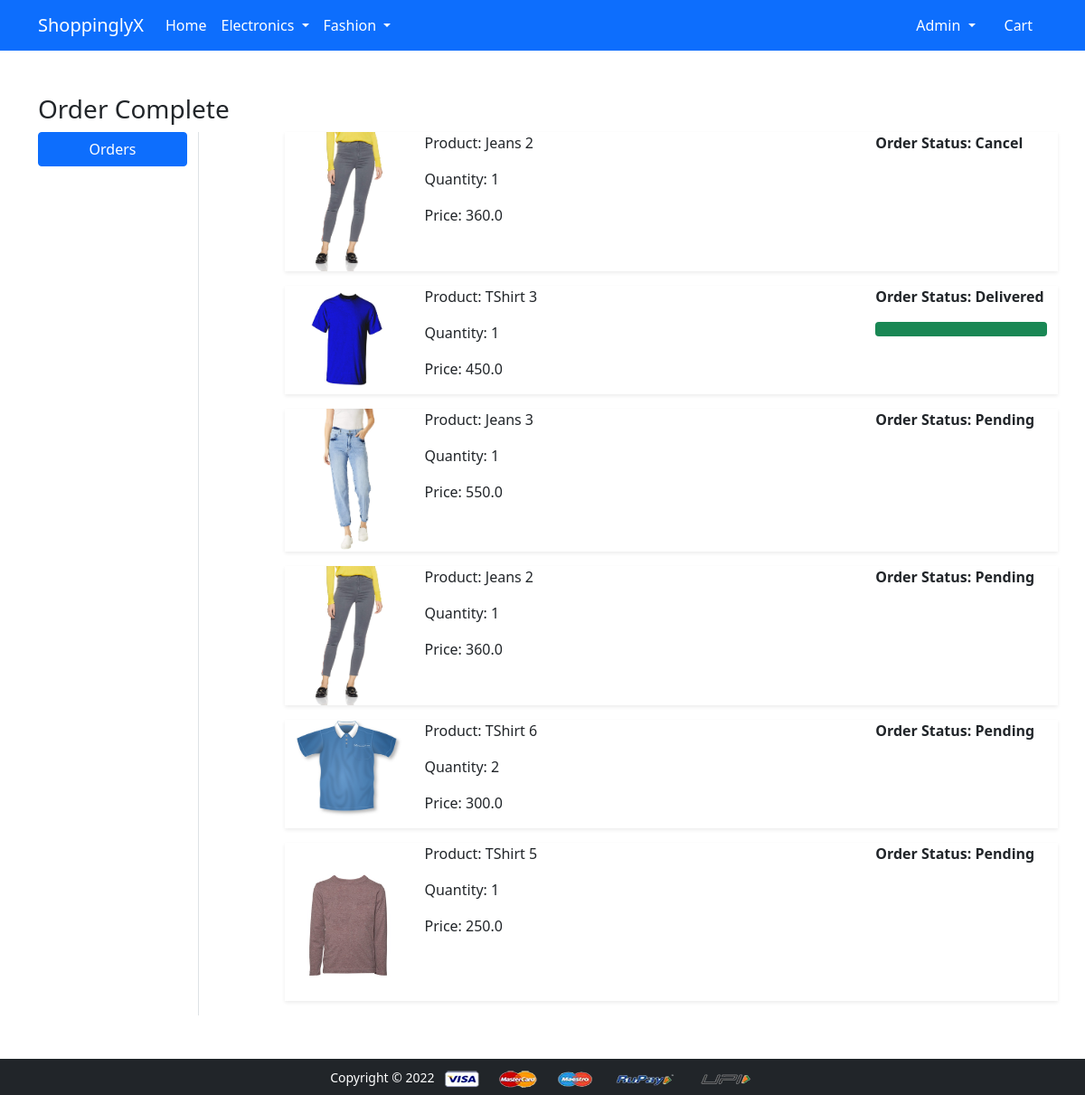
Screenshot of /orders/ (signed in) with the database file from the repository.
### app/models.py (models this page shows, shortened)
class OrderPlaced(models.Model):
 user = models.ForeignKey(User, on_delete=models.CASCADE)
 customer = models.ForeignKey(Customer, on_delete=models.CASCADE)
 product = models.ForeignKey(Product, on_delete=models.CASCADE)
 quantity = models.PositiveIntegerField(default=1)
 ordered_date = models.DateTimeField(auto_now_add=True)
 status = models.CharField(max_length=50,choices=STATUS_CHOICES,default='Pending')
 @property
 def total_cost(self):
   return self.quantity * self.product.discounted_price

class Product(models.Model):
 title = models.CharField(max_length=100)
 selling_price = models.FloatField()
 discounted_price = models.FloatField()
 description = models.TextField()
 brand = models.CharField(max_length=100)
 category = models.CharField( choices=CATEGORY_CHOICES, max_length=2)
 product_image = models.ImageField(upload_to='productimg')

### app/views.py (the view)
# urls.py: path('orders/', views.orders, name='orders'),
@login_required
def orders(request):
	op = OrderPlaced.objects.filter(user=request.user)
	return render(request, 'app/orders.html', {'order_placed':op})

### app/templates/app/orders.html (shortened to what this page needs)
{% extends 'app/base.html' %}
{% load static %}
{% block main-content %}
<div class="container my-5">
 <div class="row">
 <h3>Order Complete</h3>
  <div class="col-sm-2 border-end">
   <ul class="list-unstyled">
    <li class="d-grid"><a href="{% url 'orders' %}" class="btn btn-primary">Orders</a></li>
   </ul>
  </div>
  <div class="col-sm-9 offset-sm-1">
  {% for op in order_placed %}
   <div class="row shadow-sm mb-3">
    <div class="col-sm-2">
     <img src="{{op.product.product_image.url}}" alt="" srcset="" class="img-fluid" height="150" width="150">
    </div>
    <div class="col-sm-7">
     <p>Product: {{op.product.title}}</p>
     <p>Quantity: {{op.quantity}}</p>
     <p>Price: {{op.total_cost}}</p>
    </div>
    <div class="col-sm-3 fw-bold">
     <p>Order Status: {{op.status}}</p>
      {% if op.status == 'Delivered' %}
      <div class="progress">
       <div class="progress-bar bg-success" role="progressbar" style="width: 100%" aria-valuenow="100" aria-valuemin="0" aria-valuemax="100"></div>
      </div>
      {% endif %}
    </div>
   </div>
   {% endfor %}
  </div>
 </div>
</div>
{% endblock main-content %}

### app/templates/app/base.html (shortened to what this page needs)
<!doctype html>
{% load static %}
<html lang="en">
  <head>
    <link href="https://cdn.jsdelivr.net/npm/bootstrap@5.0.0-beta1/dist/css/bootstrap.min.css" rel="stylesheet">
    <link rel="stylesheet" href="{% static 'app/css/owl.carousel.min.css' %}">
    <link rel="stylesheet" href="{% static 'app/css/all.min.css' %}">
    <link rel="stylesheet" href="{% static 'app/css/style.css' %}">
  </head>
  <body>
    <nav class="navbar navbar-expand-lg navbar-dark bg-primary">
     <div class="container">
       <a class="navbar-brand" href="/">ShoppinglyX</a>
       <div class="collapse navbar-collapse" id="navbarSupportedContent">
         <ul class="navbar-nav me-auto mb-2 mb-lg-0">
           <li class="nav-item">
             <a class="nav-link active" aria-current="page" href="/">Home</a>
           </li>
           <li class="nav-item dropdown">
             <a class="nav-link dropdown-toggle text-white" href="#" id="electronicsDropdown" role="button" data-bs-toggle="dropdown" aria-expanded="false">
               Electronics
             </a>
           </li>
           <li class="nav-item dropdown">
             <a class="nav-link dropdown-toggle text-white" href="#" id="fashionDropdown" role="button" data-bs-toggle="dropdown" aria-expanded="false">
               Fashion
             </a>
           </li>
         </ul>
         <div>
          <ul class="navbar-nav me-auto mb-2 mb-lg-0">
          {% if request.user.is_authenticated %}
           <li class="nav-item dropdown mx-2">
              <a class="nav-link dropdown-toggle text-white" href="#" id="profileDropdown" role="button" data-bs-toggle="dropdown" aria-expanded="false">
                {{request.user.username|capfirst}}
              </a>
            </li>
            <li class="nav-item mx-2">
              <a href="{% url 'showcart' %}" class="nav-link text-white"> Cart </a>
            </li>
            {% endif %}
          </ul>
         </div>
       </div>
     </div>
    </nav>
    {% block main-content %} {% endblock main-content %}
    <footer class="container-fluid bg-dark text-center p-2 mt-5">
        <small class="text-white">Copyright &copy; 2022</small>
        <img src="{% static 'app/images/payment.png' %}" alt="" srcset="" class="img-fluid" height="2px">
    </footer>
  </body>
</html>

### rows the page displays
OrderPlaced: product.product_image (picture), product "Jeans 2", quantity "1", total_cost "360.0", status "Cancel"
OrderPlaced: product.product_image (picture), product "TShirt 3", quantity "1", total_cost "450.0", status "Delivered"
OrderPlaced: product.product_image (picture), product "Jeans 3", quantity "1", total_cost "550.0", status "Pending"
OrderPlaced: product.product_image (picture), product "Jeans 2", quantity "1", total_cost "360.0", status "Pending"
OrderPlaced: product.product_image (picture), product "TShirt 6", quantity "2", total_cost "300.0", status "Pending"
OrderPlaced: product.product_image (picture), product "TShirt 5", quantity "1", total_cost "250.0", status "Pending"

### other values shown
{{ request.user.username|capfirst }} "Admin"
